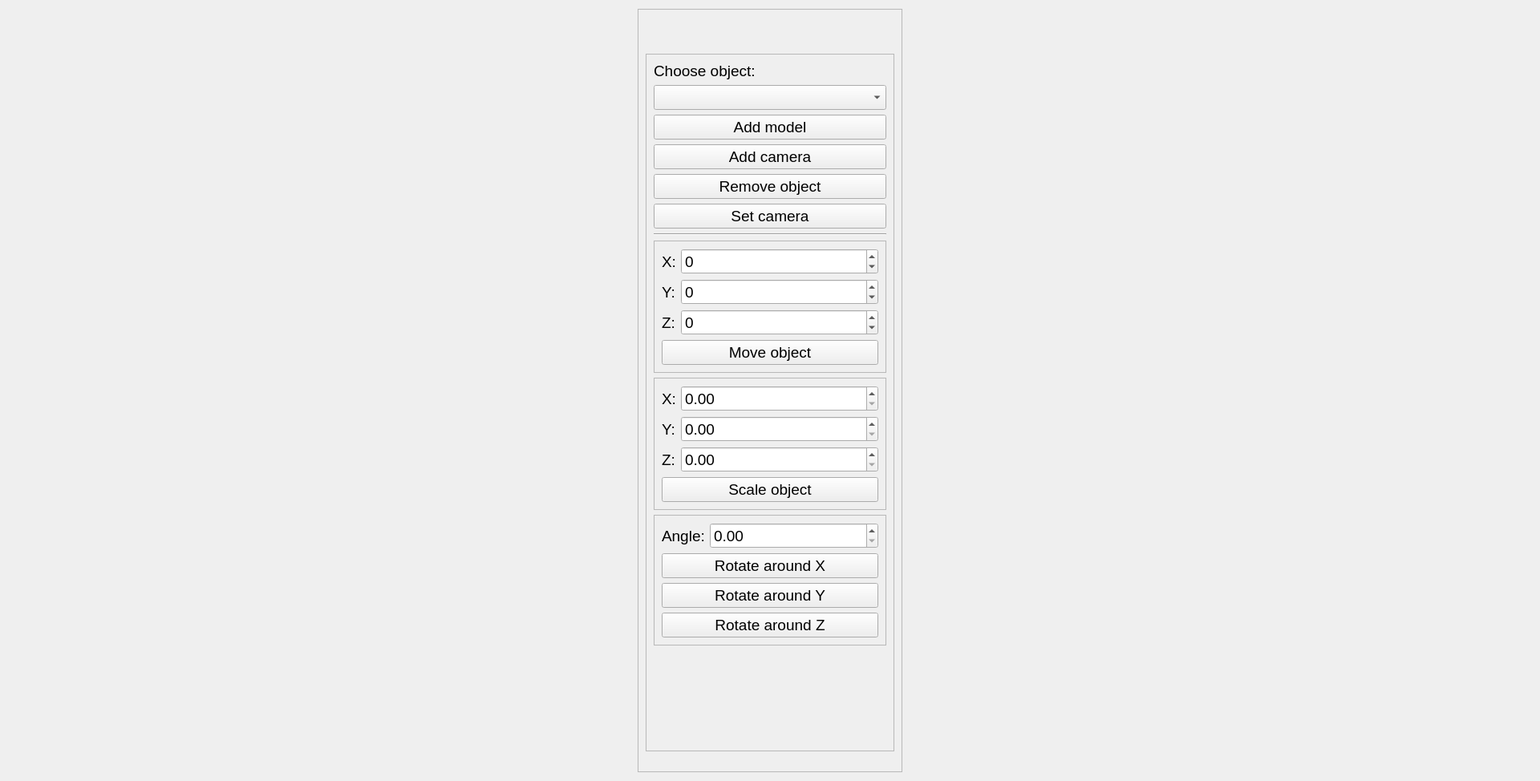
<?xml version="1.0" encoding="UTF-8"?>
<ui version="4.0">
 <class>Widget</class>
 <widget class="QWidget" name="Widget">
  <property name="geometry">
   <rect>
    <x>0</x>
    <y>0</y>
    <width>1920</width>
    <height>974</height>
   </rect>
  </property>
  <property name="minimumSize">
   <size>
    <width>1920</width>
    <height>974</height>
   </size>
  </property>
  <property name="font">
   <font>
    <pointsize>14</pointsize>
   </font>
  </property>
  <property name="windowTitle">
   <string>Заполнение областей</string>
  </property>
  <layout class="QHBoxLayout" name="horizontalLayout">
   <item>
    <widget class="QFrame" name="frame_2">
     <property name="maximumSize">
      <size>
       <width>330</width>
       <height>16777215</height>
      </size>
     </property>
     <property name="frameShape">
      <enum>QFrame::StyledPanel</enum>
     </property>
     <property name="frameShadow">
      <enum>QFrame::Raised</enum>
     </property>
     <layout class="QVBoxLayout" name="verticalLayout">
      <item>
       <widget class="QFrame" name="frame">
        <property name="minimumSize">
         <size>
          <width>310</width>
          <height>870</height>
         </size>
        </property>
        <property name="maximumSize">
         <size>
          <width>300</width>
          <height>840</height>
         </size>
        </property>
        <property name="frameShape">
         <enum>QFrame::StyledPanel</enum>
        </property>
        <property name="frameShadow">
         <enum>QFrame::Raised</enum>
        </property>
        <layout class="QFormLayout" name="formLayout_7">
         <item row="0" column="0" colspan="2">
          <widget class="QLabel" name="label">
           <property name="text">
            <string>Choose object:</string>
           </property>
          </widget>
         </item>
         <item row="1" column="0" colspan="2">
          <widget class="QComboBox" name="comboBox"/>
         </item>
         <item row="2" column="0" colspan="2">
          <widget class="QPushButton" name="pushButton">
           <property name="text">
            <string>Add model</string>
           </property>
          </widget>
         </item>
         <item row="3" column="0" colspan="2">
          <widget class="QPushButton" name="pushButton_2">
           <property name="text">
            <string>Add camera</string>
           </property>
          </widget>
         </item>
         <item row="4" column="0" colspan="2">
          <widget class="QPushButton" name="pushButton_3">
           <property name="text">
            <string>Remove object</string>
           </property>
          </widget>
         </item>
         <item row="5" column="0" colspan="2">
          <widget class="QPushButton" name="pushButton_4">
           <property name="text">
            <string>Set camera</string>
           </property>
          </widget>
         </item>
         <item row="6" column="0" colspan="2">
          <widget class="Line" name="line">
           <property name="orientation">
            <enum>Qt::Horizontal</enum>
           </property>
          </widget>
         </item>
         <item row="9" column="0" colspan="2">
          <widget class="QFrame" name="frame_5">
           <property name="frameShape">
            <enum>QFrame::StyledPanel</enum>
           </property>
           <property name="frameShadow">
            <enum>QFrame::Raised</enum>
           </property>
           <layout class="QFormLayout" name="formLayout_3">
            <item row="0" column="0">
             <widget class="QLabel" name="label_8">
              <property name="text">
               <string>Angle:</string>
              </property>
             </widget>
            </item>
            <item row="1" column="0" colspan="2">
             <widget class="QPushButton" name="pushButton_7">
              <property name="text">
               <string>Rotate around X</string>
              </property>
             </widget>
            </item>
            <item row="2" column="0" colspan="2">
             <widget class="QPushButton" name="pushButton_8">
              <property name="text">
               <string>Rotate around Y</string>
              </property>
             </widget>
            </item>
            <item row="3" column="0" colspan="2">
             <widget class="QPushButton" name="pushButton_9">
              <property name="text">
               <string>Rotate around Z</string>
              </property>
             </widget>
            </item>
            <item row="0" column="1">
             <widget class="QDoubleSpinBox" name="doubleSpinBox_4"/>
            </item>
           </layout>
          </widget>
         </item>
         <item row="8" column="0" colspan="2">
          <widget class="QFrame" name="frame_4">
           <property name="frameShape">
            <enum>QFrame::StyledPanel</enum>
           </property>
           <property name="frameShadow">
            <enum>QFrame::Raised</enum>
           </property>
           <layout class="QFormLayout" name="formLayout_2">
            <item row="0" column="0">
             <widget class="QLabel" name="label_5">
              <property name="text">
               <string>X:</string>
              </property>
             </widget>
            </item>
            <item row="1" column="0">
             <widget class="QLabel" name="label_6">
              <property name="text">
               <string>Y:</string>
              </property>
             </widget>
            </item>
            <item row="2" column="0">
             <widget class="QLabel" name="label_7">
              <property name="text">
               <string>Z:</string>
              </property>
             </widget>
            </item>
            <item row="3" column="0" colspan="2">
             <widget class="QPushButton" name="pushButton_6">
              <property name="text">
               <string>Scale object</string>
              </property>
             </widget>
            </item>
            <item row="2" column="1">
             <widget class="QDoubleSpinBox" name="doubleSpinBox_5"/>
            </item>
            <item row="1" column="1">
             <widget class="QDoubleSpinBox" name="doubleSpinBox_6"/>
            </item>
            <item row="0" column="1">
             <widget class="QDoubleSpinBox" name="doubleSpinBox_7"/>
            </item>
           </layout>
          </widget>
         </item>
         <item row="7" column="0" colspan="2">
          <widget class="QFrame" name="frame_3">
           <property name="frameShape">
            <enum>QFrame::StyledPanel</enum>
           </property>
           <property name="frameShadow">
            <enum>QFrame::Raised</enum>
           </property>
           <layout class="QFormLayout" name="formLayout">
            <item row="0" column="0">
             <widget class="QLabel" name="label_2">
              <property name="text">
               <string>X:</string>
              </property>
             </widget>
            </item>
            <item row="0" column="1">
             <widget class="QSpinBox" name="spinBox">
              <property name="minimum">
               <number>-1000</number>
              </property>
              <property name="maximum">
               <number>1000</number>
              </property>
              <property name="singleStep">
               <number>0</number>
              </property>
             </widget>
            </item>
            <item row="1" column="0">
             <widget class="QLabel" name="label_3">
              <property name="text">
               <string>Y:</string>
              </property>
             </widget>
            </item>
            <item row="1" column="1">
             <widget class="QSpinBox" name="spinBox_2">
              <property name="minimum">
               <number>-2000</number>
              </property>
              <property name="maximum">
               <number>3000</number>
              </property>
             </widget>
            </item>
            <item row="2" column="0">
             <widget class="QLabel" name="label_4">
              <property name="text">
               <string>Z:</string>
              </property>
             </widget>
            </item>
            <item row="2" column="1">
             <widget class="QSpinBox" name="spinBox_3">
              <property name="minimum">
               <number>-3000</number>
              </property>
              <property name="maximum">
               <number>3000</number>
              </property>
             </widget>
            </item>
            <item row="3" column="0" colspan="2">
             <widget class="QPushButton" name="pushButton_5">
              <property name="text">
               <string>Move object</string>
              </property>
             </widget>
            </item>
           </layout>
          </widget>
         </item>
        </layout>
       </widget>
      </item>
     </layout>
    </widget>
   </item>
  </layout>
 </widget>
 <resources/>
 <connections>
  <connection>
   <sender>pushButton</sender>
   <signal>clicked()</signal>
   <receiver>Widget</receiver>
   <slot>addModel()</slot>
   <hints>
    <hint type="sourcelabel">
     <x>1051</x>
     <y>158</y>
    </hint>
    <hint type="destinationlabel">
     <x>1234</x>
     <y>147</y>
    </hint>
   </hints>
  </connection>
  <connection>
   <sender>pushButton_2</sender>
   <signal>clicked()</signal>
   <receiver>Widget</receiver>
   <slot>addCamera()</slot>
   <hints>
    <hint type="sourcelabel">
     <x>983</x>
     <y>189</y>
    </hint>
    <hint type="destinationlabel">
     <x>1236</x>
     <y>185</y>
    </hint>
   </hints>
  </connection>
  <connection>
   <sender>pushButton_3</sender>
   <signal>clicked()</signal>
   <receiver>Widget</receiver>
   <slot>removeObject()</slot>
   <hints>
    <hint type="sourcelabel">
     <x>1056</x>
     <y>230</y>
    </hint>
    <hint type="destinationlabel">
     <x>1234</x>
     <y>226</y>
    </hint>
   </hints>
  </connection>
  <connection>
   <sender>pushButton_4</sender>
   <signal>clicked()</signal>
   <receiver>Widget</receiver>
   <slot>setCamera()</slot>
   <hints>
    <hint type="sourcelabel">
     <x>1035</x>
     <y>268</y>
    </hint>
    <hint type="destinationlabel">
     <x>1238</x>
     <y>265</y>
    </hint>
   </hints>
  </connection>
  <connection>
   <sender>pushButton_5</sender>
   <signal>clicked()</signal>
   <receiver>Widget</receiver>
   <slot>moveObject()</slot>
   <hints>
    <hint type="sourcelabel">
     <x>902</x>
     <y>428</y>
    </hint>
    <hint type="destinationlabel">
     <x>743</x>
     <y>421</y>
    </hint>
   </hints>
  </connection>
  <connection>
   <sender>pushButton_6</sender>
   <signal>clicked()</signal>
   <receiver>Widget</receiver>
   <slot>scaleObject()</slot>
   <hints>
    <hint type="sourcelabel">
     <x>1058</x>
     <y>424</y>
    </hint>
    <hint type="destinationlabel">
     <x>1225</x>
     <y>422</y>
    </hint>
   </hints>
  </connection>
  <connection>
   <sender>pushButton_7</sender>
   <signal>clicked()</signal>
   <receiver>Widget</receiver>
   <slot>rotateObjectX()</slot>
   <hints>
    <hint type="sourcelabel">
     <x>1048</x>
     <y>512</y>
    </hint>
    <hint type="destinationlabel">
     <x>1233</x>
     <y>503</y>
    </hint>
   </hints>
  </connection>
  <connection>
   <sender>pushButton_8</sender>
   <signal>clicked()</signal>
   <receiver>Widget</receiver>
   <slot>rotateObjectY()</slot>
   <hints>
    <hint type="sourcelabel">
     <x>1038</x>
     <y>546</y>
    </hint>
    <hint type="destinationlabel">
     <x>1231</x>
     <y>537</y>
    </hint>
   </hints>
  </connection>
  <connection>
   <sender>pushButton_9</sender>
   <signal>clicked()</signal>
   <receiver>Widget</receiver>
   <slot>rotateObjectZ()</slot>
   <hints>
    <hint type="sourcelabel">
     <x>1039</x>
     <y>587</y>
    </hint>
    <hint type="destinationlabel">
     <x>1230</x>
     <y>578</y>
    </hint>
   </hints>
  </connection>
 </connections>
 <slots>
  <slot>addModel()</slot>
  <slot>addCamera()</slot>
  <slot>removeObject()</slot>
  <slot>setCamera()</slot>
  <slot>rollCamera()</slot>
  <slot>yawCamera()</slot>
  <slot>pitchCamera()</slot>
  <slot>moveObject()</slot>
  <slot>scaleObject()</slot>
  <slot>rotateObjectX()</slot>
  <slot>rotateObjectY()</slot>
  <slot>rotateObjectZ()</slot>
 </slots>
</ui>
